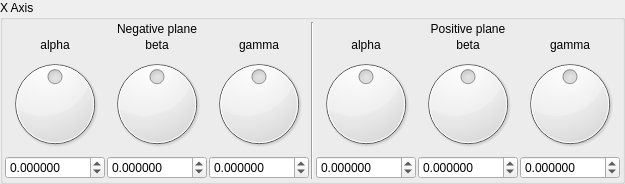
       <widget class="QGroupBox" name="groupBox_5">
        <property name="title">
         <string>X Axis</string>
        </property>
        <layout class="QVBoxLayout" name="verticalLayout_5">
         <property name="spacing">
          <number>2</number>
         </property>
         <property name="leftMargin">
          <number>2</number>
         </property>
         <property name="topMargin">
          <number>2</number>
         </property>
         <property name="rightMargin">
          <number>2</number>
         </property>
         <property name="bottomMargin">
          <number>2</number>
         </property>
         <item>
          <layout class="QGridLayout" name="gridLayout_3">
           <property name="spacing">
            <number>2</number>
           </property>
           <item row="3" column="5">
            <widget class="MyDoubleSpinBox" name="spinboxd3_mandelbox_rotation_pos_1_y">
             <property name="sizePolicy">
              <sizepolicy hsizetype="Minimum" vsizetype="Maximum">
               <horstretch>0</horstretch>
               <verstretch>0</verstretch>
              </sizepolicy>
             </property>
             <property name="prefix">
              <string/>
             </property>
             <property name="suffix">
              <string/>
             </property>
             <property name="decimals">
              <number>6</number>
             </property>
             <property name="minimum">
              <double>-180.000000000000000</double>
             </property>
             <property name="maximum">
              <double>180.000000000000000</double>
             </property>
             <property name="singleStep">
              <double>1.000000000000000</double>
             </property>
            </widget>
           </item>
           <item row="3" column="6">
            <widget class="MyDoubleSpinBox" name="spinboxd3_mandelbox_rotation_pos_1_z">
             <property name="sizePolicy">
              <sizepolicy hsizetype="Minimum" vsizetype="Maximum">
               <horstretch>0</horstretch>
               <verstretch>0</verstretch>
              </sizepolicy>
             </property>
             <property name="prefix">
              <string/>
             </property>
             <property name="suffix">
              <string/>
             </property>
             <property name="decimals">
              <number>6</number>
             </property>
             <property name="minimum">
              <double>-180.000000000000000</double>
             </property>
             <property name="maximum">
              <double>180.000000000000000</double>
             </property>
             <property name="singleStep">
              <double>1.000000000000000</double>
             </property>
            </widget>
           </item>
           <item row="3" column="4">
            <widget class="MyDoubleSpinBox" name="spinboxd3_mandelbox_rotation_pos_1_x">
             <property name="sizePolicy">
              <sizepolicy hsizetype="Minimum" vsizetype="Maximum">
               <horstretch>0</horstretch>
               <verstretch>0</verstretch>
              </sizepolicy>
             </property>
             <property name="prefix">
              <string/>
             </property>
             <property name="suffix">
              <string/>
             </property>
             <property name="decimals">
              <number>6</number>
             </property>
             <property name="minimum">
              <double>-180.000000000000000</double>
             </property>
             <property name="maximum">
              <double>180.000000000000000</double>
             </property>
             <property name="singleStep">
              <double>1.000000000000000</double>
             </property>
            </widget>
           </item>
           <item row="3" column="1">
            <widget class="MyDoubleSpinBox" name="spinboxd3_mandelbox_rotation_neg_1_y">
             <property name="sizePolicy">
              <sizepolicy hsizetype="Minimum" vsizetype="Maximum">
               <horstretch>0</horstretch>
               <verstretch>0</verstretch>
              </sizepolicy>
             </property>
             <property name="prefix">
              <string/>
             </property>
             <property name="suffix">
              <string/>
             </property>
             <property name="decimals">
              <number>6</number>
             </property>
             <property name="minimum">
              <double>-180.000000000000000</double>
             </property>
             <property name="maximum">
              <double>180.000000000000000</double>
             </property>
             <property name="singleStep">
              <double>1.000000000000000</double>
             </property>
            </widget>
           </item>
           <item row="3" column="2">
            <widget class="MyDoubleSpinBox" name="spinboxd3_mandelbox_rotation_neg_1_z">
             <property name="sizePolicy">
              <sizepolicy hsizetype="Minimum" vsizetype="Maximum">
               <horstretch>0</horstretch>
               <verstretch>0</verstretch>
              </sizepolicy>
             </property>
             <property name="prefix">
              <string/>
             </property>
             <property name="suffix">
              <string/>
             </property>
             <property name="decimals">
              <number>6</number>
             </property>
             <property name="minimum">
              <double>-180.000000000000000</double>
             </property>
             <property name="maximum">
              <double>180.000000000000000</double>
             </property>
             <property name="singleStep">
              <double>1.000000000000000</double>
             </property>
            </widget>
           </item>
           <item row="1" column="4">
            <widget class="QLabel" name="label_19">
             <property name="text">
              <string notr="true">alpha</string>
             </property>
             <property name="alignment">
              <set>Qt::AlignCenter</set>
             </property>
            </widget>
           </item>
           <item row="1" column="5">
            <widget class="QLabel" name="label_20">
             <property name="text">
              <string notr="true">beta</string>
             </property>
             <property name="alignment">
              <set>Qt::AlignCenter</set>
             </property>
            </widget>
           </item>
           <item row="1" column="2">
            <widget class="QLabel" name="label_18">
             <property name="text">
              <string notr="true">gamma</string>
             </property>
             <property name="alignment">
              <set>Qt::AlignCenter</set>
             </property>
            </widget>
           </item>
           <item row="2" column="1">
            <widget class="QDial" name="dial3_mandelbox_rotation_neg_1_y">
             <property name="minimum">
              <number>-18000</number>
             </property>
             <property name="maximum">
              <number>18000</number>
             </property>
             <property name="wrapping">
              <bool>true</bool>
             </property>
            </widget>
           </item>
           <item row="1" column="1">
            <widget class="QLabel" name="label_16">
             <property name="text">
              <string notr="true">beta</string>
             </property>
             <property name="alignment">
              <set>Qt::AlignCenter</set>
             </property>
            </widget>
           </item>
           <item row="2" column="4">
            <widget class="QDial" name="dial3_mandelbox_rotation_pos_1_x">
             <property name="minimum">
              <number>-18000</number>
             </property>
             <property name="maximum">
              <number>18000</number>
             </property>
             <property name="wrapping">
              <bool>true</bool>
             </property>
            </widget>
           </item>
           <item row="2" column="5">
            <widget class="QDial" name="dial3_mandelbox_rotation_pos_1_y">
             <property name="minimum">
              <number>-18000</number>
             </property>
             <property name="maximum">
              <number>18000</number>
             </property>
             <property name="wrapping">
              <bool>true</bool>
             </property>
            </widget>
           </item>
           <item row="3" column="0">
            <widget class="MyDoubleSpinBox" name="spinboxd3_mandelbox_rotation_neg_1_x">
             <property name="sizePolicy">
              <sizepolicy hsizetype="Minimum" vsizetype="Maximum">
               <horstretch>0</horstretch>
               <verstretch>0</verstretch>
              </sizepolicy>
             </property>
             <property name="prefix">
              <string/>
             </property>
             <property name="suffix">
              <string/>
             </property>
             <property name="decimals">
              <number>6</number>
             </property>
             <property name="minimum">
              <double>-180.000000000000000</double>
             </property>
             <property name="maximum">
              <double>180.000000000000000</double>
             </property>
             <property name="singleStep">
              <double>1.000000000000000</double>
             </property>
            </widget>
           </item>
           <item row="2" column="0">
            <widget class="QDial" name="dial3_mandelbox_rotation_neg_1_x">
             <property name="minimum">
              <number>-18000</number>
             </property>
             <property name="maximum">
              <number>18000</number>
             </property>
             <property name="invertedAppearance">
              <bool>false</bool>
             </property>
             <property name="wrapping">
              <bool>true</bool>
             </property>
             <property name="notchesVisible">
              <bool>false</bool>
             </property>
            </widget>
           </item>
           <item row="1" column="0">
            <widget class="QLabel" name="label_17">
             <property name="text">
              <string notr="true">alpha</string>
             </property>
             <property name="alignment">
              <set>Qt::AlignCenter</set>
             </property>
            </widget>
           </item>
           <item row="2" column="2">
            <widget class="QDial" name="dial3_mandelbox_rotation_neg_1_z">
             <property name="minimum">
              <number>-18000</number>
             </property>
             <property name="maximum">
              <number>18000</number>
             </property>
             <property name="wrapping">
              <bool>true</bool>
             </property>
            </widget>
           </item>
           <item row="2" column="6">
            <widget class="QDial" name="dial3_mandelbox_rotation_pos_1_z">
             <property name="minimum">
              <number>-18000</number>
             </property>
             <property name="maximum">
              <number>18000</number>
             </property>
             <property name="wrapping">
              <bool>true</bool>
             </property>
            </widget>
           </item>
           <item row="1" column="6">
            <widget class="QLabel" name="label_21">
             <property name="text">
              <string notr="true">gamma</string>
             </property>
             <property name="alignment">
              <set>Qt::AlignCenter</set>
             </property>
            </widget>
           </item>
           <item row="0" column="4" colspan="3">
            <widget class="QLabel" name="label_23">
             <property name="text">
              <string>Positive plane</string>
             </property>
             <property name="alignment">
              <set>Qt::AlignCenter</set>
             </property>
            </widget>
           </item>
           <item row="0" column="0" colspan="3">
            <widget class="QLabel" name="label_22">
             <property name="text">
              <string>Negative plane</string>
             </property>
             <property name="alignment">
              <set>Qt::AlignCenter</set>
             </property>
            </widget>
           </item>
           <item row="0" column="3" rowspan="4">
            <widget class="Line" name="line">
             <property name="orientation">
              <enum>Qt::Vertical</enum>
             </property>
            </widget>
           </item>
          </layout>
         </item>
        </layout>
       </widget>
